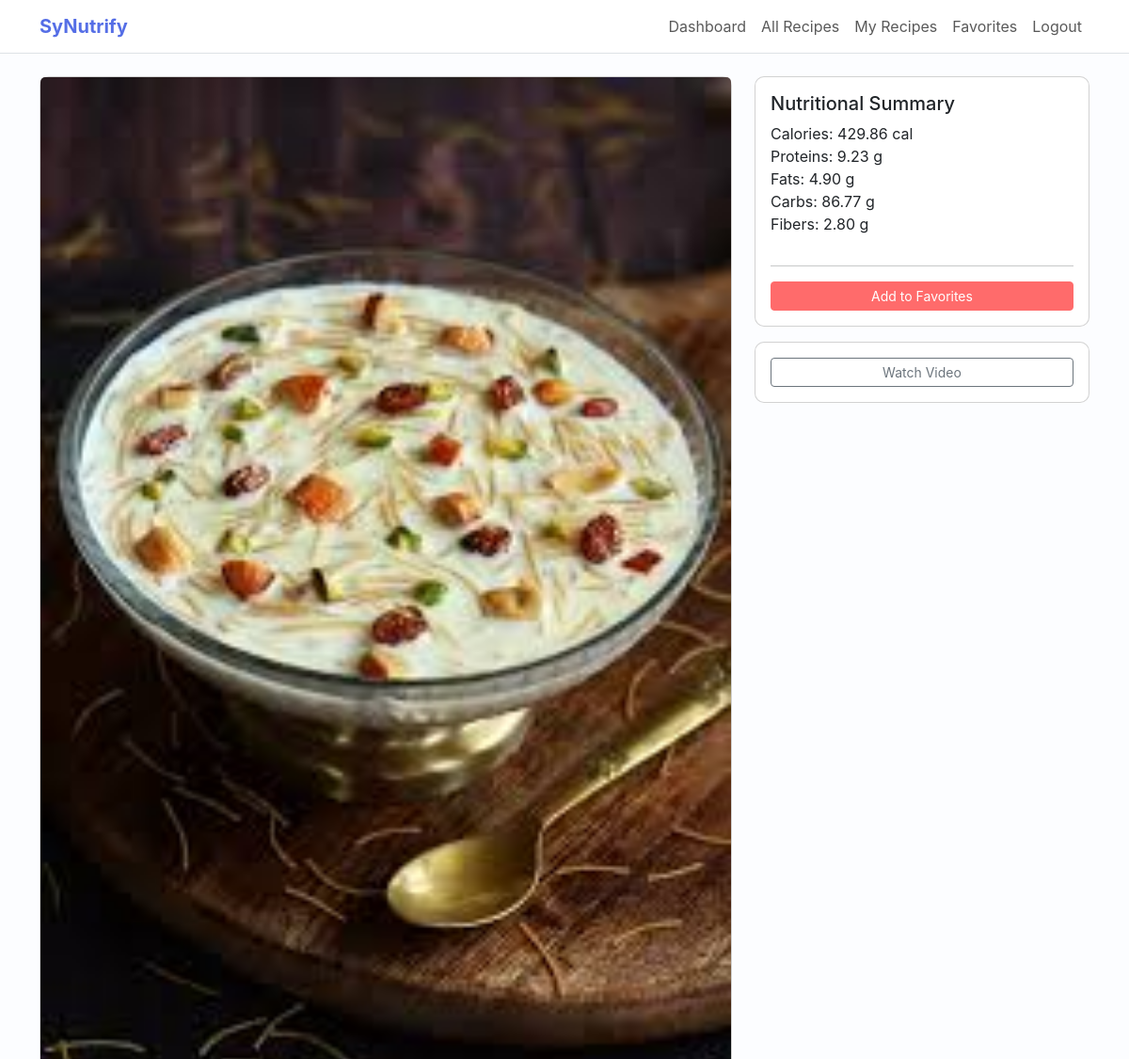
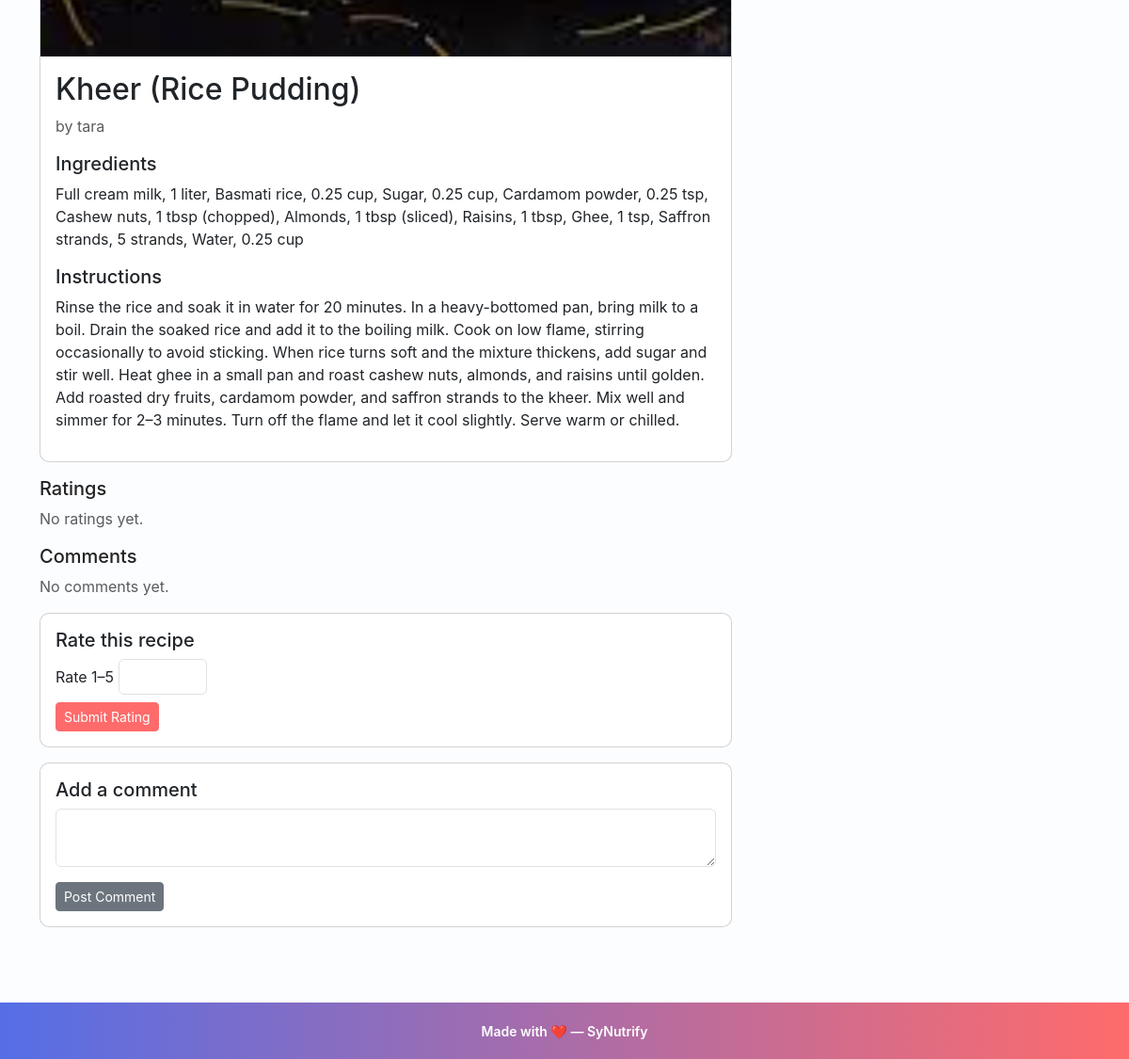
/recipe/16 (signed in), run on the app's committed database (2 pictures, top to bottom).
### app.py (models this page shows, shortened)
class Recipe(db.Model):
    id = db.Column(db.Integer, primary_key=True)
    title = db.Column(db.String(150), nullable=False)
    image_url = db.Column(db.String(300))        # New: for recipe image
    ingredients = db.Column(db.Text, nullable=False)
    calories = db.Column(db.Float)
    proteins = db.Column(db.Float)
    fats = db.Column(db.Float)
    carbs = db.Column(db.Float)
    fibers = db.Column(db.Float)
    instructions = db.Column(db.Text, nullable=False)
    youtube_url = db.Column(db.String(300))
    user_id = db.Column(db.Integer, db.ForeignKey("user.id"), nullable=False)
    ratings = db.relationship("Rating", backref="recipe", lazy=True ,cascade="all, delete-orphan")
    comments = db.relationship("Comment", backref="recipe", lazy=True , cascade="all, delete-orphan")

class User(db.Model, UserMixin):
    id = db.Column(db.Integer, primary_key=True)
    username = db.Column(db.String(150), unique=True, nullable=False)
    password_hash = db.Column(db.String(128), nullable=False)
    recipes = db.relationship("Recipe", backref="user", lazy=True)
    ratings = db.relationship("Rating", backref="user", lazy=True)
    comments = db.relationship("Comment", backref="user", lazy=True)

### app.py (the view)
@app.route("/recipe/<int:recipe_id>")
@login_required
def recipe_detail(recipe_id):
    recipe = Recipe.query.get_or_404(recipe_id)
    rating_form = RatingForm()
    comment_form = CommentForm()
    is_favorite=any(f.user_id == current_user.id for f in recipe.favorited_by)
    return render_template(
        "recipe_detail.html",
        recipe=recipe,
        rating_form=rating_form,
        comment_form=comment_form,
        is_favorite=is_favorite
    )

### app.py
class RatingForm(FlaskForm):
    score = IntegerField("Rate 1–5", validators=[DataRequired(), NumberRange(min=1, max=5)])
    submit = SubmitField("Submit Rating")

class CommentForm(FlaskForm):
    content = TextAreaField("Add a comment", validators=[DataRequired()])
    submit = SubmitField("Post Comment")

### app.py (called while the page is built)
@app.context_processor
def inject_csrf_token():
    return dict(csrf_token=generate_csrf)

@login_manager.user_loader
def load_user(user_id):
    return User.query.get(int(user_id))

### templates/recipe_detail.html (shortened to what this page needs)
{% extends "base.html" %}
{% block content %}
  <div class="row">
    <div class="col-md-8">
      <div class="card mb-3">
        {% if recipe.image_url %}
          <img src="{{ recipe.image_url }}" class="card-img-top img-fluid" alt="{{ recipe.title }}">
        {% endif %}
        <div class="card-body">
          <h2 class="card-title">{{ recipe.title }}</h2>
          <p class="text-muted">by {{ recipe.user.username }}</p>
          <h5>Ingredients</h5>
          <p>{{ recipe.ingredients }}</p>
          <h5>Instructions</h5>
          <p>{{ recipe.instructions }}</p>
        </div>
      </div>
      <div class="mb-3">
        <h5>Ratings</h5>
        {% if recipe.ratings %}
          {% for r in recipe.ratings %}
            <div><strong>{{ r.user.username }}</strong>: {{ r.score }} / 5</div>
          {% endfor %}
        {% else %}
          <div class="text-muted">No ratings yet.</div>
        {% endif %}
      </div>
      <div class="mb-3">
        <h5>Comments</h5>
        {% if recipe.comments %}
          {% for c in recipe.comments %}
            <div class="mb-2"><strong>{{ c.user.username }}</strong>: {{ c.content }}</div>
          {% endfor %}
        {% else %}
          <div class="text-muted">No comments yet.</div>
        {% endif %}
      </div>
      {% if current_user.is_authenticated %}
        <div class="card mb-3">
          <div class="card-body">
            <h5>Rate this recipe</h5>
            <form method="post" action="{{ url_for('rate_recipe', recipe_id=recipe.id) }}">
              <div class="mb-2">{{ rating_form.score.label }} {{ rating_form.score(class_='form-control d-inline-block w-auto') }}</div>
              {{ rating_form.submit(class_='btn btn-primary btn-sm') }}
            </form>
          </div>
        </div>
        <div class="card mb-3">
          <div class="card-body">
            <h5>Add a comment</h5>
            <form method="post" action="{{ url_for('comment_recipe', recipe_id=recipe.id) }}">
              <div class="mb-2">{{ comment_form.content(class_='form-control') }}</div>
              {{ comment_form.submit(class_='btn btn-secondary btn-sm mt-2') }}
            </form>
          </div>
        </div>
      {% endif %}
    </div>
    <div class="col-md-4">
      <div class="card mb-3">
        <div class="card-body">
          <h5>Nutritional Summary</h5>
          <ul class="list-unstyled">
            <li>Calories: {{ '%.2f'|format(recipe.calories or 0) }} cal</li>
            <li>Proteins: {{ '%.2f'|format(recipe.proteins or 0) }} g</li>
            <li>Fats: {{ '%.2f'|format(recipe.fats or 0) }} g</li>
            <li>Carbs: {{ '%.2f'|format(recipe.carbs or 0) }} g</li>
            <li>Fibers: {{ '%.2f'|format(recipe.fibers or 0) }} g</li>
          </ul>
          <hr>
          <form method="post" action="{{ url_for('favorite_recipe', recipe_id=recipe.id) }}">
            {% if is_favorite %}
              <button class="btn btn-outline-danger btn-sm w-100" type="submit">Remove from Favorites</button>
            {% else %}
              <button class="btn btn-primary btn-sm w-100" type="submit">Add to Favorites</button>
            {% endif %}
          </form>
        </div>
      </div>
      {% if recipe.youtube_url %}
        <div class="card">
          <div class="card-body">
            <a href="{{ recipe.youtube_url }}" target="_blank" class="btn btn-sm btn-outline-secondary w-100">Watch Video</a>
          </div>
        </div>
      {% endif %}
    </div>
  </div>
{% endblock %}

### static/css/style.css (style rules this page uses)
body { background-color: #f7f8fb; color: #333; }
.card { border-radius:10px; }
.img-fluid { max-width:100%; height:auto; }
:root { --primary:#ff6b6b; --accent:#556ee6; --muted:#6c757d; --card-bg:#ffffff; --page-bg:#fcfdff; }
body { background-color: var(--page-bg); color: #222; font-family: Inter, system-ui, -apple-system, 'Segoe UI', Roboto, 'Helvetica Neue', Arial; }
.btn-primary { background: var(--primary); border-color: var(--primary); }

### data on the page
Recipe: image_url (picture), title "Kheer (Rice Pudding)", ingredients "Full cream milk, 1 liter, Basmati rice, 0.25 cup, Sugar, 0.25 cup, Cardamom powder, 0.25 tsp, Cashew nuts, 1 tbsp (chopped), Almonds, 1 tbsp (sliced), Raisins, 1 tbsp, Ghee, 1 tsp, Saffron strands, 5 strands, Water, 0.25 cup", instructions "Rinse the rice and soak it in water for 20 minutes. In a heavy-bottomed pan, bring milk to a boil. Drain the soaked rice and add it to the boiling milk. Cook on low flame, stirring occasionally to avoid sticking. When rice turns soft and the mixture thickens, add sugar and stir well. Heat ghee in a small pan and roast cashew nuts, almonds, and raisins until golden. Add roasted dry fruits, cardamom powder, and saffron strands to the kheer. Mix well and simmer for 2–3 minutes. Turn off the flame and let it cool slightly. Serve warm or chilled.", calories "429.86", proteins "9.23", fats "4.90", carbs "86.77", fibers "2.80"
User: user.username "tara"

### other printed values
{{ rating_form.score.label }} "Rate 1–5"
